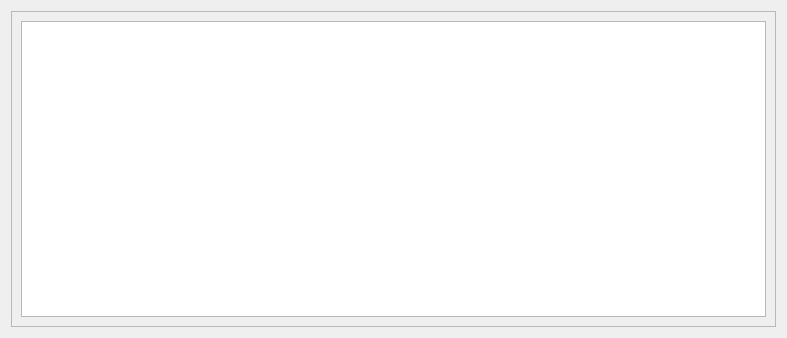
<?xml version="1.0" encoding="UTF-8"?>
<ui version="4.0">
 <class>ConsoleForm</class>
 <widget class="QWidget" name="ConsoleForm">
  <property name="geometry">
   <rect>
    <x>0</x>
    <y>0</y>
    <width>787</width>
    <height>338</height>
   </rect>
  </property>
  <property name="windowTitle">
   <string>Form</string>
  </property>
  <layout class="QGridLayout" name="gridLayout">
   <item row="0" column="0">
    <widget class="GeometrySerializableFrame" name="frame">
     <property name="frameShape">
      <enum>QFrame::StyledPanel</enum>
     </property>
     <property name="frameShadow">
      <enum>QFrame::Raised</enum>
     </property>
     <layout class="QGridLayout" name="gridLayout_2">
      <item row="0" column="0">
       <widget class="ConsoleWidget" name="textBrowser"/>
      </item>
     </layout>
    </widget>
   </item>
  </layout>
 </widget>
 <customwidgets>
  <customwidget>
   <class>GeometrySerializableFrame</class>
   <extends>QFrame</extends>
   <header>gui.geomserializable</header>
   <container>1</container>
  </customwidget>
  <customwidget>
   <class>ConsoleWidget</class>
   <extends>QTextEdit</extends>
   <header>gui.consolewidget</header>
  </customwidget>
 </customwidgets>
 <resources/>
 <connections/>
</ui>
